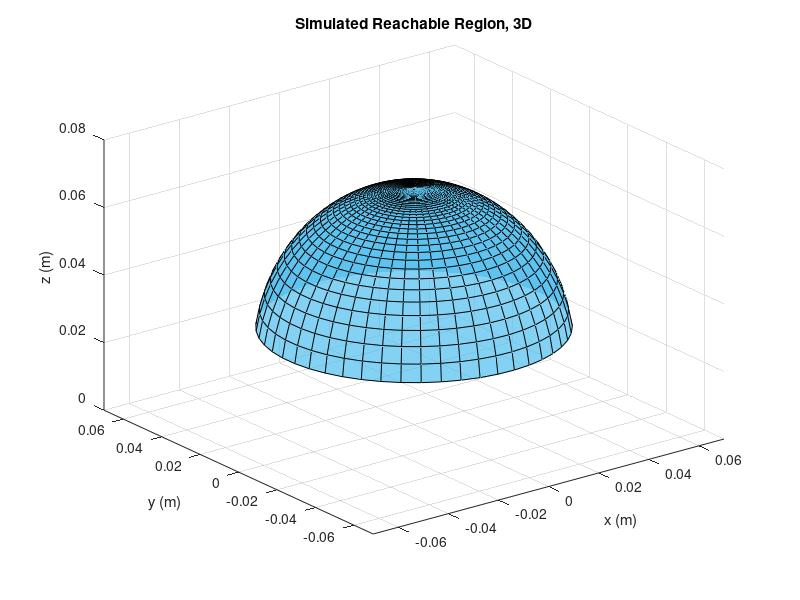

Source code (MATLAB):
%Brook Leigh
%Simulation of 3D reachable area for one segment
clear

L = 70e-3; % (m) from spine architecture 

%These values give a turn angle (theta) and a bend amount (Rc)
minR = log10(3*L/(2*pi));
maxR = log10(2);
Rc = [logspace(minR,maxR,50)];

%2 alternative ways to get acceptable Rc values
% Rc = [linspace(3*L/(2*pi),2*L/pi,50) linspace(2*L/pi,.8,100) linspace(-.8,-2*L/pi,100) linspace(-2*L/pi,-3*L/(2*pi),50)]; 
% Rc = [linspace(3*L/(2*pi),2*L/pi,50) linspace(2*L/pi,.8,100)]; 

theta = linspace(0,2*pi,50);
phi = L./Rc;

%initiate position variables
x = zeros(length(theta),length(Rc));
y = zeros(length(theta),length(Rc));
z = zeros(length(theta),length(Rc));

%for a given theta, an arc is defined along the range of possible bend
%radiuses which each give an (x,y,z) coordinate
for i = 1:length(theta)
    x(i,:) = cos(theta(i))*Rc.*(1-cos(L./Rc));
    y(i,:) = sin(theta(i))*Rc.*(1-cos(L./Rc));
    z(i,:) = Rc.*sin(L./Rc);
end


%plot result
figure(1)
%surf(x,y,z,'FaceColor','interp','FaceAlpha',0.9,'EdgeColor','none')
surf(x,y,z,'FaceColor',"#4DBEEE",'FaceAlpha',0.7)
title('Simulated Reachable Region, 3D')
xlabel('x (m)')
ylabel('y (m)')
zlabel('z (m)')
axis([-.07 .07 -.07 .07 0 .08])


